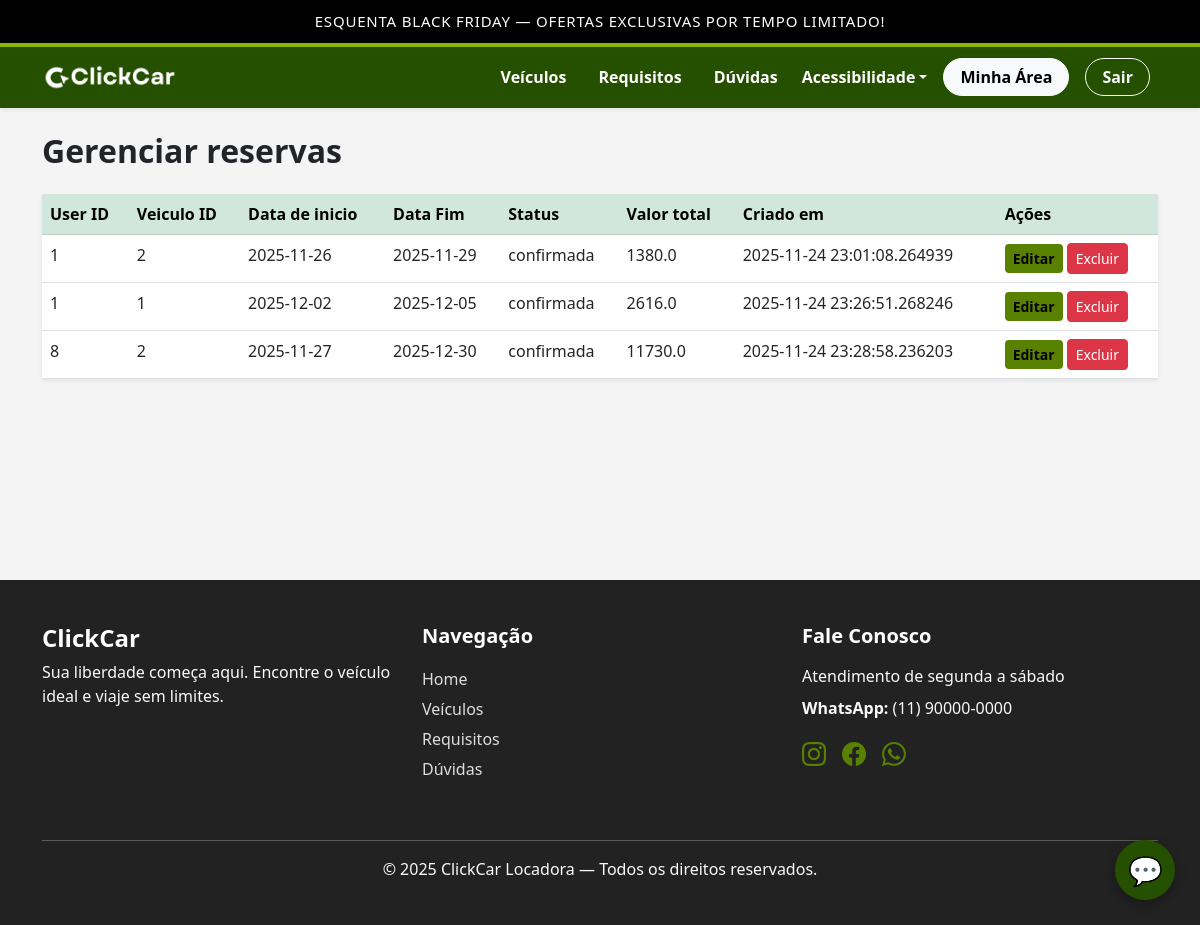
Screenshot of /admin/reservas (signed in) with the database file from the repository.
### models/models.py (models this page shows)
class Reserva(db.Model):
    __tablename__ = 'reservas'
    id = db.Column(db.Integer, primary_key=True)
    user_id = db.Column(db.Integer, db.ForeignKey(
        'usuarios.id'), nullable=False)
    veiculo_id = db.Column(db.Integer, db.ForeignKey(
        'veiculos.id'), nullable=False)
    data_inicio = db.Column(db.Date, nullable=False)
    data_fim = db.Column(db.Date, nullable=False)
    status = db.Column(db.String(30), default='pendente')
    valor_total = db.Column(db.Float)
    criado_em = db.Column(db.DateTime, default=datetime.utcnow)
    veiculo = db.relationship('Veiculo', backref='reservas')

### controllers/controller.py (the view)
@main.route("/admin/reservas")
def listar_reservas():
    db = SessionLocal()
    reservas = db.query(Reserva).all()
    return render_template("admin/rentals/list.html", reservas=reservas)

### app.py (called while the page is built)
@login_manager.user_loader
def load_user(user_id):
    return Usuario.query.get(int(user_id))

### templates/admin/rentals/list.html (shortened to what this page needs)
{% extends 'base.html' %}
{% block content %}
<h2 class="fw-bold mb-4">Gerenciar reservas</h2>
<table class="table table-hover shadow-sm bg-white">
    <thead class="table-success">
        <tr>
            <th>User ID</th>
            <th>Veiculo ID</th>
            <th>Data de inicio</th>
            <th>Data Fim</th>
            <th>Status</th>
            <th>Valor total</th>
            <th>Criado em</th>
            <th> Ações </th>
        </tr>
    </thead>
    <tbody>
        {% for r in reservas %}
        <tr>
            <td>{{ r.user_id }}</td>
            <td>{{ r.veiculo_id }}</td>
            <td>{{ r.data_inicio }}</td>
            <td>{{ r.data_fim }}</td>
            <td>{{ r.status }}</td>
            <td>{{ r.valor_total  }}</td>
            <td>{{ r.criado_em }}</td>
            <td>
                <a href="{{ url_for('main.edit_reserva',id=r.id) }}" class="btn btn-warning btn-sm">Editar</a>
                <a href="{{ url_for('main.excluir_reserva',reserva_id=r.id) }}"
                   onclick="return confirm('Excluir cliente?')"
                   class="btn btn-danger btn-sm">Excluir</a>
            </td>
        </tr>
        {% endfor %}
    </tbody>
</table>
{% endblock %}

### static/css/style.css (style rules this page uses)
:root { --bg-body: #F4F4F4; --bg-card: #ffffff; --text-color: #333333; --text-muted: #6c757d; }

### templates/base.html (style rules this page uses)
:root { --primary-green: #255000; --yellow: #588100; --light-gray: #F4F4F4; --dark: #333; }
body { background-color: var(--light-gray); }
.btn-warning { background-color: var(--yellow); color: black; border: none; font-weight: 600; }

### rows the page displays
Reserva: user_id "1", veiculo_id "2", data_inicio "2025-11-26", data_fim "2025-11-29", status "confirmada", valor_total "1380.0", criado_em "2025-11-24 23:01:08.264939"
Reserva: user_id "1", veiculo_id "1", data_inicio "2025-12-02", data_fim "2025-12-05", status "confirmada", valor_total "2616.0", criado_em "2025-11-24 23:26:51.268246"
Reserva: user_id "8", veiculo_id "2", data_inicio "2025-11-27", data_fim "2025-12-30", status "confirmada", valor_total "11730.0", criado_em "2025-11-24 23:28:58.236203"
